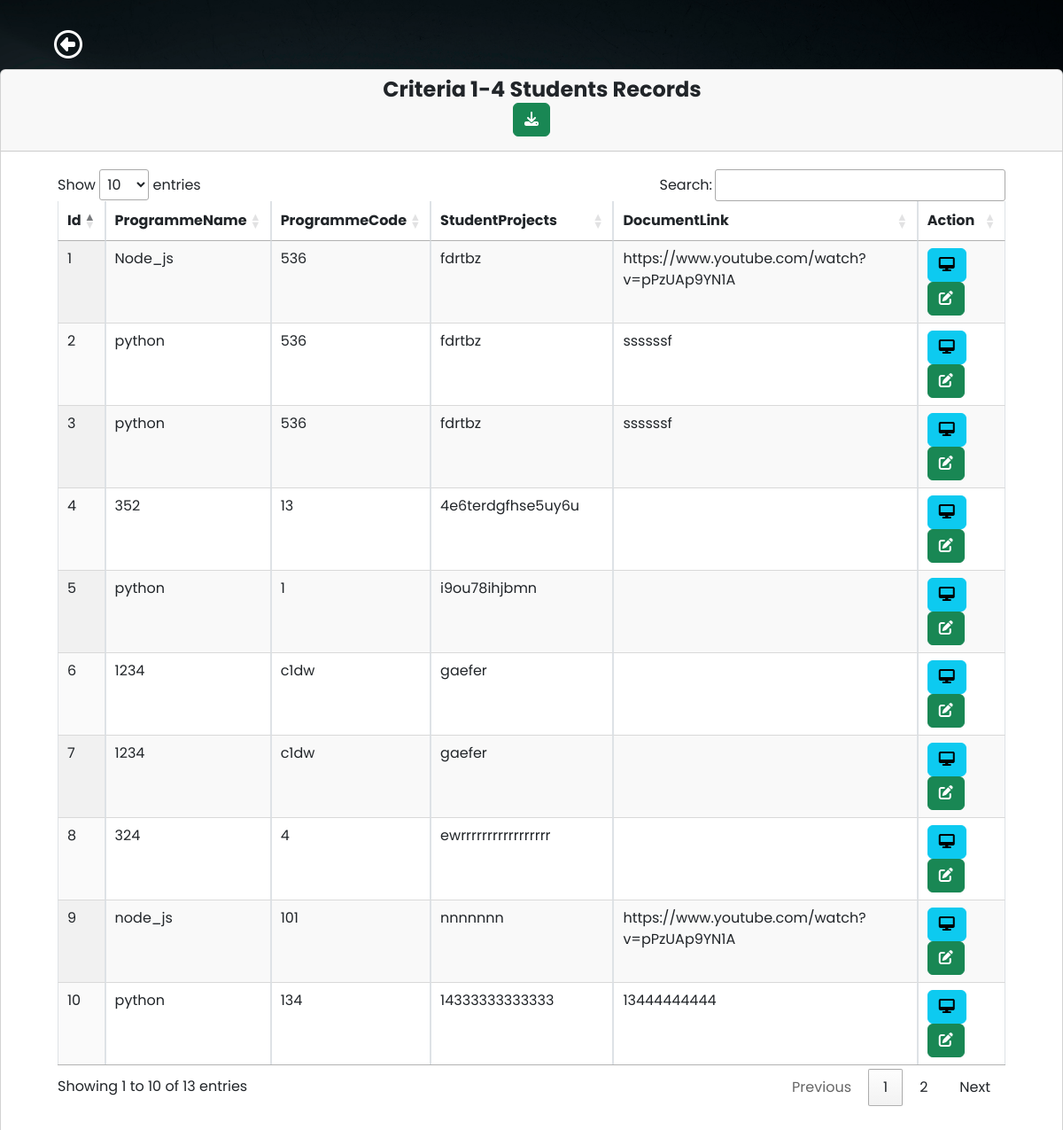
The page /criteria/criteria1-4.php on the database its author committed.
### tables this page shows
CREATE TABLE `studentform` (
  `id` int(100) NOT NULL,
  `studentName` varchar(100) NOT NULL,
  `gender` varchar(10) NOT NULL,
  `category` varchar(50) NOT NULL,
  `stateDomicile` varchar(100) NOT NULL,
  `nationality` varchar(100) NOT NULL,
  `email` varchar(50) NOT NULL,
  `enrolmentID` int(10) NOT NULL,
  `mobileNumber` int(15) NOT NULL,
  `joiningYear` int(10) NOT NULL,
  `programmeCode` varchar(100) NOT NULL,
  `programmeName` varchar(100) NOT NULL,
  `yearOfIntroduction` int(10) NOT NULL,
  `implementationStatus` varchar(100) NOT NULL,
  `yearOfRevision` int(10) NOT NULL,
  `percentageContentChange` int(10) NOT NULL,
  `courseName` int(50) NOT NULL,
  `courseCode` varchar(10) NOT NULL,
  `courseContent` int(10) NOT NULL,
  `studentProjects` varchar(100) NOT NULL,
  `internshipName` varchar(255) NOT NULL,
  `internshipPlace` varchar(255) NOT NULL,
  `documentLink` varchar(100) NOT NULL,
  `addedCourse` varchar(10) NOT NULL,
  `yearOffer` int(10) NOT NULL,
  `timesOffered` varchar(10) NOT NULL,
  `durationCourse` int(10) NOT NULL,
  `studentEnrolled` int(10) NOT NULL,
  `completingCourse` int(10) NOT NULL
);

### criteria/criteria1-4.php (the view, shortened to what this page needs)
<?php
require 'dbcon.php';
?>
<!doctype html>
<html lang="en">
<head>
    <link href="https://cdn.jsdelivr.net/npm/bootstrap@5.1.3/dist/css/bootstrap.min.css" rel="stylesheet">
    <link rel="stylesheet" href="https://cdn.datatables.net/1.10.2/css/jquery.dataTables.min.css">
    <link rel="stylesheet" href="https://pro.fontawesome.com/releases/v5.10.0/css/all.css">
    <?php
    include('../students/includes/header1.php');
    ?>
</head>
<body>
    <div class="wrapper">
        <div class="main">
            <nav class="navbar navbar-expand">
                <a href="../criteria/criteria.php" class="btn btn-2xl mx-5 mt-4"><i class="fa-regular fa-circle-left fa-2xl" style="color: #fff;"></i></a>
            </nav>
            <main class="content ">
                <div class=" mb-5">
                    <div class="row">
                        <div class="col-md-12">
                            <div class="card">
                                <div class="card-header">
                                    <h4 class="text-center">&emsp;<b>Criteria 1-4 Students Records</b>
                                    <form method="post" action="../excel/Excel copy 4.php">
                                            <button type="submit" class="btn btn-success btn pull-right" name="export_excel"><i class="fas fa-download"></i></button>
                                        </form>
                                    </h4>
                                </div>
                                <div class="card-body m-5 mt-1">
                                    <table id="example" class="display table table-striped table-bordered table-hover" cellspacing="0" width="100%">
                                        <thead>
                                            <tr>
                                                <?php
                                                $query = "SELECT id,programmeName,programmeCode,studentProjects,documentLink FROM studentform LIMIT 1";
                                                $query_run = mysqli_query($conn, $query);
                                                $row = mysqli_fetch_assoc($query_run);
                                                foreach ($row as $key => $value) {
                                                    echo "<th>" . ucfirst($key) . "</th>";
                                                }
                                                ?>
                                                <th>Action</th>
                                            </tr>
                                        </thead>
                                        <tbody>
                                            <?php
                                            $query = "SELECT id,programmeName,programmeCode,studentProjects,documentLink FROM studentform";
                                            $query_run = mysqli_query($conn, $query);
                                            if (mysqli_num_rows($query_run) > 0) {
                                                while ($student = mysqli_fetch_assoc($query_run)) {
                                            ?>
                                                    <tr>
                                                        <?php
                                                        foreach ($student as $data) {
                                                            echo "<td>" . $data . "</td>";
                                                        }
                                                        ?>
                                                        <td>
                                                            <a href="student-view.php?id=<?= $student['id']; ?>" class="btn btn-info btn-xs"><i class="fas fa-desktop "></i></a>
                                                            <a href="student-edit.php?id=<?= $student['id']; ?>" class="btn btn-success btn-xs"><i class="fas fa-edit"></i></a>
                                                        </td>
                                                    </tr>
                                            <?php
                                                }
                                            } else {
                                                echo "<tr><td colspan='4'>No Record Found</td></tr>";
                                            }
                                            ?>
                                        </tbody>
                                    </table>
                                </div>
                            </div>
                        </div>
                    </div>
                </div>
            </main>
        </div>
    </div>
</body>
</html>

### students/includes/header1.php (style rules this page uses)
body { font-family: 'Poppins', sans-serif; margin: 0; background-image: url("../img/background-image.jpg"); background-repeat: no-repeat; background-position: center bottom; background-size: cover; }
a { cursor: pointer; text-decoration: none; font-family: 'Poppins', sans-serif; }
.wrapper { align-items: stretch; display: flex; width: 100%; }
.main { display: flex; flex-direction: column; min-height: 100vh; width: 100%; overflow: hidden; transition: all 0.35s ease-in-out; }
.content { flex: 1; max-width: 100vw; width: 100vw; }
@media (min-width:768px) { .content { width: auto; } }

### rows shown on the page
studentform: id "1", programmeName "Node_js", programmeCode "536", studentProjects "fdrtbz", documentLink "https://www.youtube.com/watch?v=pPzUAp9YN1A"
studentform: id "2", programmeName "python", programmeCode "536", studentProjects "fdrtbz", documentLink "ssssssf"
studentform: id "3", programmeName "python", programmeCode "536", studentProjects "fdrtbz", documentLink "ssssssf"
studentform: id "4", programmeName "352", programmeCode "13", studentProjects "4e6terdgfhse5uy6u"
studentform: id "5", programmeName "python", programmeCode "1", studentProjects "i9ou78ihjbmn"
studentform: id "6", programmeName "1234", programmeCode "c1dw", studentProjects "gaefer"
studentform: id "7", programmeName "1234", programmeCode "c1dw", studentProjects "gaefer"
studentform: id "8", programmeName "324", programmeCode "4", studentProjects "ewrrrrrrrrrrrrrrrrr"
studentform: id "9", programmeName "node_js", programmeCode "101", studentProjects "nnnnnnn", documentLink "https://www.youtube.com/watch?v=pPzUAp9YN1A"
studentform: id "10", programmeName "python", programmeCode "134", studentProjects "14333333333333", documentLink "13444444444"

### other values the page prints
$key "Id"
$key "ProgrammeName"
$key "ProgrammeCode"
$key "StudentProjects"
$key "DocumentLink"
